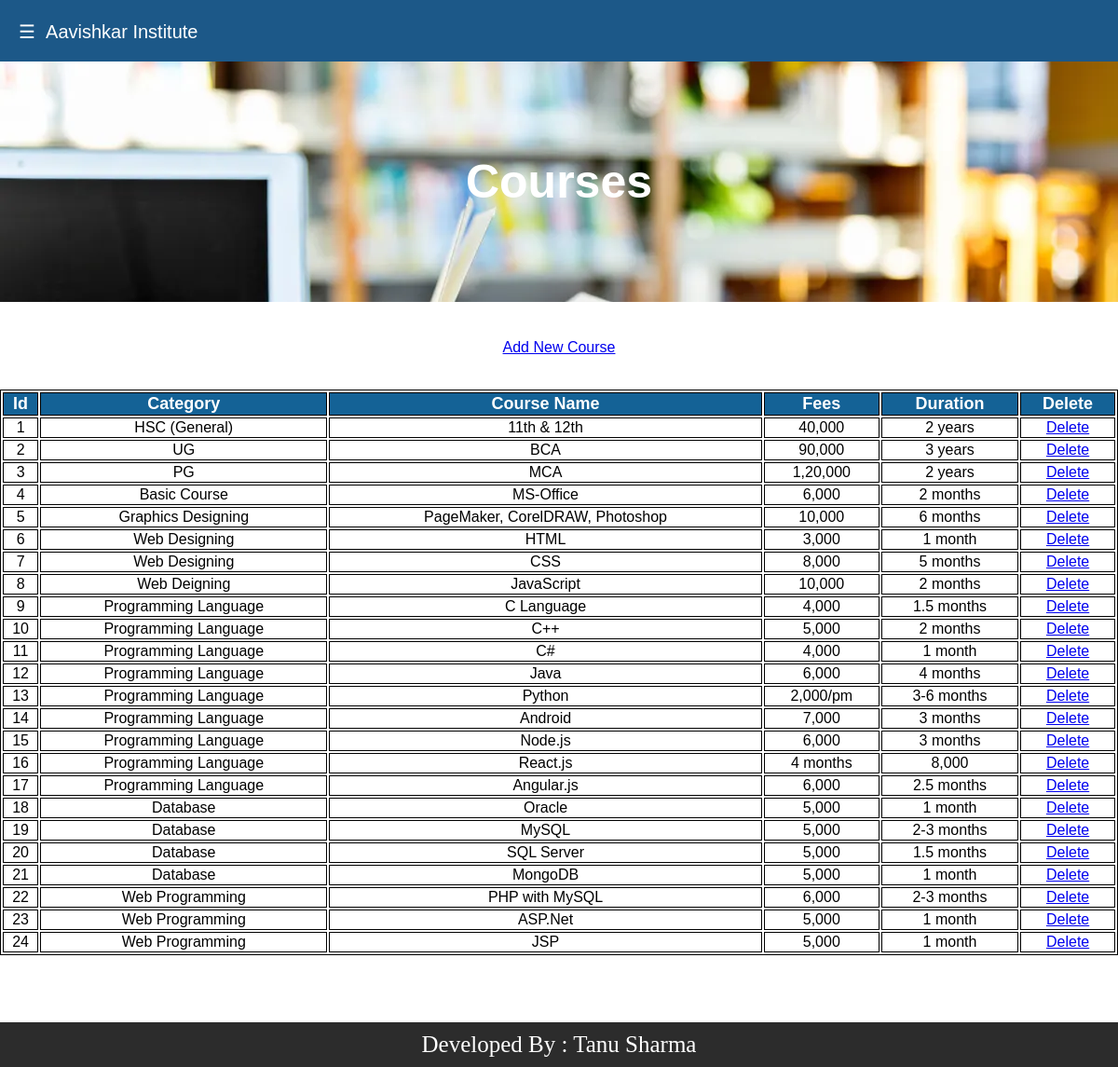
The app's page /admin/courses.php (signed in) with its own data.
### tables this page shows
CREATE TABLE `courses` (
  `id` int(100) NOT NULL,
  `category` varchar(500) NOT NULL,
  `coursenm` varchar(500) NOT NULL,
  `fees` varchar(500) NOT NULL,
  `duration` varchar(500) NOT NULL
);

### admin/courses.php (the view)
<!DOCTYPE html>
<?php include("header.php"); ?>
<html>
   <body>
	<h1>Courses</h1>
	<center><a href="newcourse.php">Add New Course</a></center><br><br>
	<table border="1" bordercolor="black" width="100%">
		<tr>
		<th>Id</th>
		<th>Category</th>
		<th>Course Name</th>
		<th>Fees</th>
		<th>Duration</th>
		<th>Delete</th>
		</tr>
<?php
	$query = mysqli_query($cn,"select * from courses");
	while($rec = mysqli_fetch_array($query))
	{
		echo "<tr>
		<td>".$rec[0]."</td>
		<td>".$rec[1]."</td>
		<td>".$rec[2]."</td>
		<td>".$rec[3]."</td>
		<td>".$rec[4]."</td>
		<td><a href='delcourse.php?id=".$rec[0]."'>Delete</a></td>
		</tr>";
	}
?>
	</table>
   </body>
</html>
<?php include("../footer.php"); ?>

### admin/style.css (style rules this page uses)
h1 { text-align: center; font-size: 50px; margin-top: 0px; background-image: url("../images/book.png"); background-size: cover; color: white; padding: 100px; margin-bottom: 40px; }
th { font-size: 18px; background-color: rgb(20, 98, 150); color: white; }
tr { width: 100%; text-align: center; }

### user/headerstyle.css (style rules this page uses)
* { box-sizing: border-box; }
body { margin: 0; font-family: Arial, Helvetica, sans-serif; }

### records on screen
courses: id "1", category "HSC (General)", coursenm "11th & 12th", fees "40,000", duration "2 years"
courses: id "2", category "UG", coursenm "BCA", fees "90,000", duration "3 years"
courses: id "3", category "PG", coursenm "MCA", fees "1,20,000", duration "2 years"
courses: id "4", category "Basic Course", coursenm "MS-Office", fees "6,000", duration "2 months"
courses: id "5", category "Graphics Designing", coursenm "PageMaker, CorelDRAW, Photoshop", fees "10,000", duration "6 months"
courses: id "6", category "Web Designing", coursenm "HTML", fees "3,000", duration "1 month"
courses: id "7", category "Web Designing", coursenm "CSS", fees "8,000", duration "5 months"
courses: id "8", category "Web Deigning", coursenm "JavaScript", fees "10,000", duration "2 months"
courses: id "9", category "Programming Language", coursenm "C Language", fees "4,000", duration "1.5 months"
courses: id "10", category "Programming Language", coursenm "C++", fees "5,000", duration "2 months"
courses: id "11", category "Programming Language", coursenm "C#", fees "4,000", duration "1 month"
courses: id "12", category "Programming Language", coursenm "Java", fees "6,000", duration "4 months"
courses: id "13", category "Programming Language", coursenm "Python", fees "2,000/pm", duration "3-6 months"
courses: id "14", category "Programming Language", coursenm "Android", fees "7,000", duration "3 months"
courses: id "15", category "Programming Language", coursenm "Node.js", fees "6,000", duration "3 months"
courses: id "16", category "Programming Language", coursenm "React.js", fees "4 months", duration "8,000"
courses: id "17", category "Programming Language", coursenm "Angular.js", fees "6,000", duration "2.5 months"
courses: id "18", category "Database", coursenm "Oracle", fees "5,000", duration "1 month"
courses: id "19", category "Database", coursenm "MySQL", fees "5,000", duration "2-3 months"
courses: id "20", category "Database", coursenm "SQL Server", fees "5,000", duration "1.5 months"
courses: id "21", category "Database", coursenm "MongoDB", fees "5,000", duration "1 month"
courses: id "22", category "Web Programming", coursenm "PHP with MySQL", fees "6,000", duration "2-3 months"
courses: id "23", category "Web Programming", coursenm "ASP.Net", fees "5,000", duration "1 month"
courses: id "24", category "Web Programming", coursenm "JSP", fees "5,000", duration "1 month"
